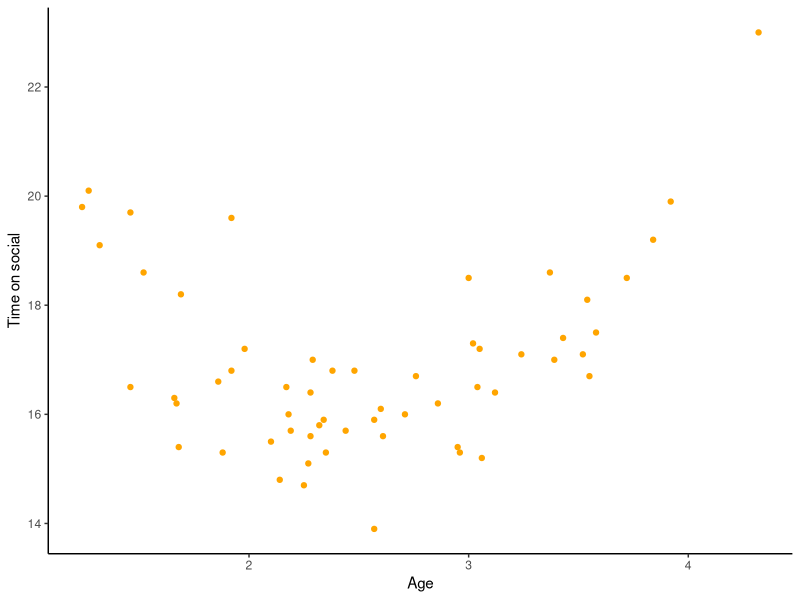
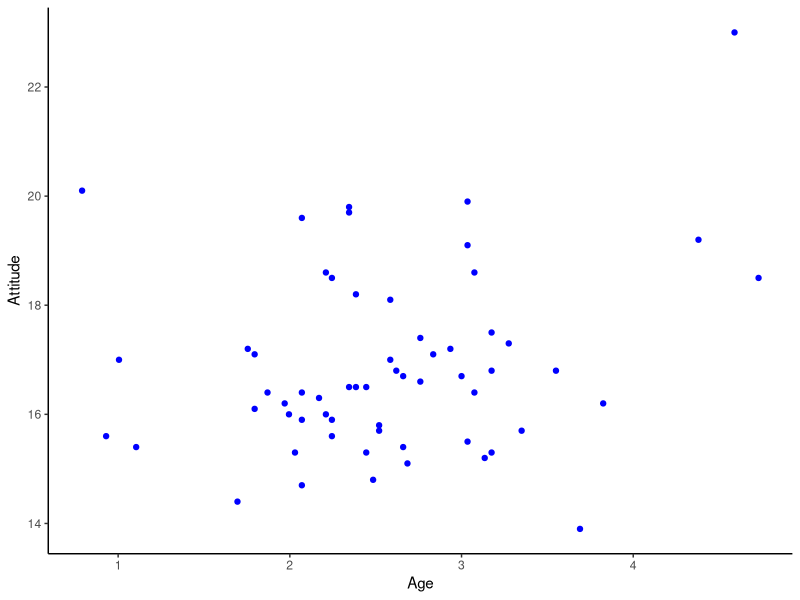
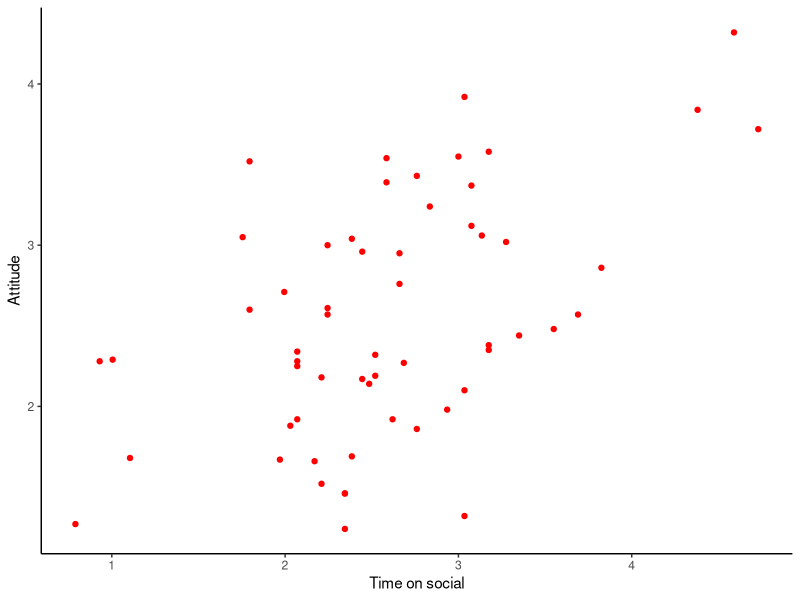

Write R code to recreate these figures, in order.
## ---- chunk 1
# Check if packages are installed, if not install.
if(!require(here)) install.packages('here') #checks if a package is installed and installs it if required.
if(!require(tidyverse)) install.packages('tidyverse')

library(here) #loads in the specified package
library(tidyverse)

## ---- chunk 2
social_media <- read.csv(file = here("Data","PSYC2001_social-media-data-cleaned.csv")) #reads in CSV file
## ---- chunk 3

social_media$polit_informed

## ---- chunk 4

social_media %>% select(polit_informed) %>% head()

## ---- chunk 5
social_media_attitutde <- social_media %>% 
  mutate(attitude = 0.25*polit_informed +
                    0.35*polit_campaign +
                    0.4*polit_activism)

## ---- chunk 6
write.csv(social_media_attitutde, file = here("Data", "PSYC2001-social-media-attitutde.csv"))
## ---- chunk 7
knitr::include_graphics("https://github.com/BsoCool/UNSW-PSYC2001/blob/main/All%20images%20for%20computing%20tutorials/Correlations_in_R/No%20visualisation%20is%20bad.jpg?raw=true")
## ---- chunk 8
social_media_attitutde %>% 
  ggplot(aes(y = age, x = time_on_social)) +
  geom_point(colour = "orange") +
  labs(x = "Age", y = "Time on social") +
  theme_classic() 
## ---- chunk 9
social_media_attitutde %>% 
  ggplot(aes(y = age, x = attitude)) +
  geom_point(colour = "blue") +
  labs(x = "Age", y = "Attitude") +
  theme_classic() 
## ---- chunk 10
social_media_attitutde %>% 
  ggplot(aes(y = time_on_social, x = attitude)) +
  geom_point(colour = "red") +
  labs(x = "Time on social", y = "Attitude") +
  theme_classic() 
## ---- chunk 11
cor.test(formula = ~time_on_social + attitude, data = social_media_attitutde, use = "complete.obs") #formula contains both numeric variables on the right hand side.
#use = "complete.obs" removes all NA values from the correlation. 
## ---- chunk 12
knitr::include_graphics("https://github.com/BsoCool/UNSW-PSYC2001/blob/main/All%20images%20for%20computing%20tutorials/Correlations_in_R/Statistical%20trauma.gif?raw=true")
